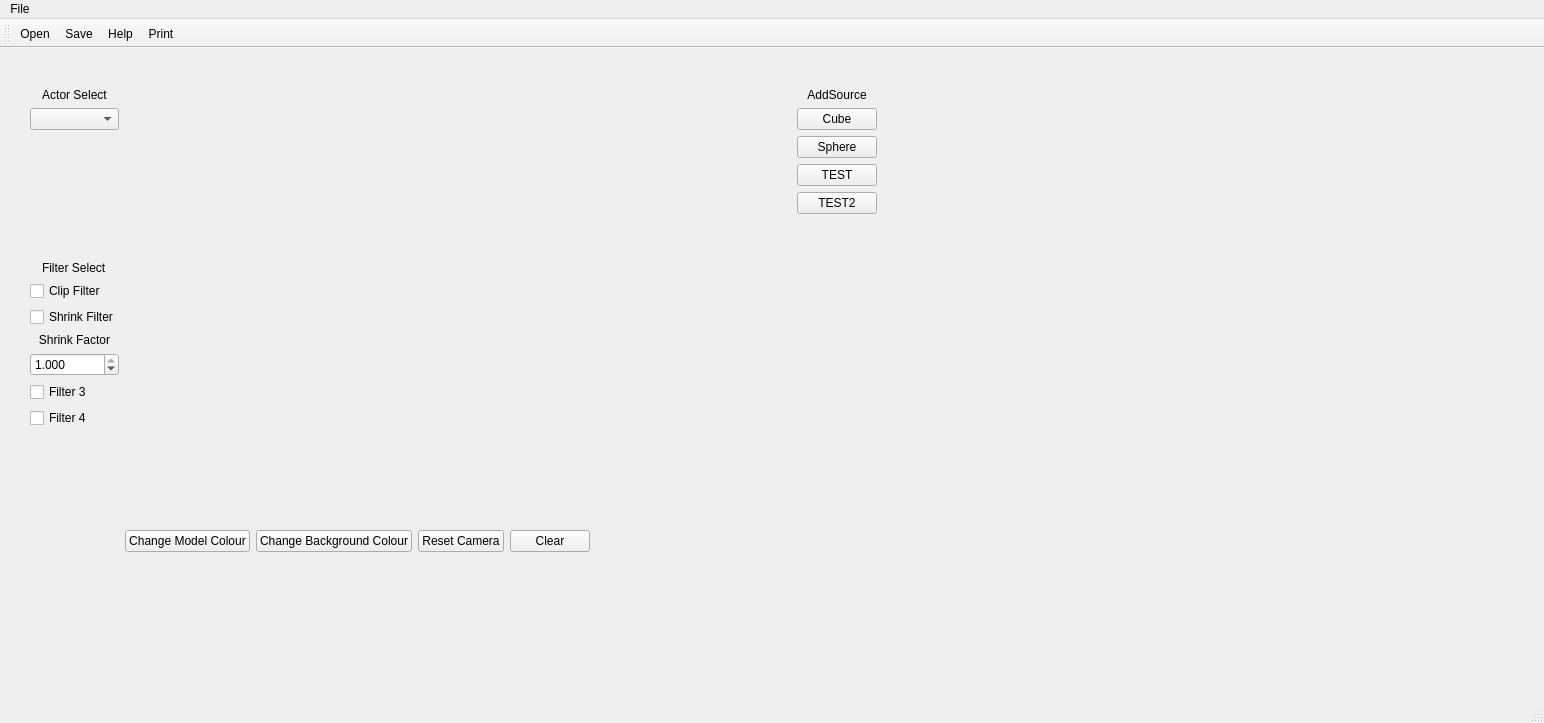
<?xml version="1.0" encoding="UTF-8"?>
<ui version="4.0">
 <class>MainWindow</class>
 <widget class="QMainWindow" name="MainWindow">
  <property name="geometry">
   <rect>
    <x>0</x>
    <y>0</y>
    <width>1544</width>
    <height>723</height>
   </rect>
  </property>
  <property name="windowTitle">
   <string>MainWindow</string>
  </property>
  <widget class="QWidget" name="centralwidget">
   <widget class="QWidget" name="horizontalLayoutWidget">
    <property name="geometry">
     <rect>
      <x>30</x>
      <y>40</y>
      <width>847</width>
      <height>464</height>
     </rect>
    </property>
    <layout class="QHBoxLayout" name="horizontalLayout_10">
     <item>
      <layout class="QVBoxLayout" name="verticalLayout_2">
       <item>
        <widget class="QLabel" name="Lbl_Actor">
         <property name="text">
          <string>Actor Select</string>
         </property>
         <property name="textFormat">
          <enum>Qt::AutoText</enum>
         </property>
         <property name="alignment">
          <set>Qt::AlignCenter</set>
         </property>
        </widget>
       </item>
       <item>
        <widget class="QComboBox" name="comboBox_Actors">
         <property name="modelColumn">
          <number>0</number>
         </property>
        </widget>
       </item>
       <item>
        <spacer name="verticalSpacer_2">
         <property name="orientation">
          <enum>Qt::Vertical</enum>
         </property>
         <property name="sizeHint" stdset="0">
          <size>
           <width>20</width>
           <height>40</height>
          </size>
         </property>
        </spacer>
       </item>
       <item alignment="Qt::AlignHCenter">
        <widget class="QLabel" name="Lbl_Filter">
         <property name="text">
          <string>Filter Select</string>
         </property>
        </widget>
       </item>
       <item>
        <widget class="QCheckBox" name="checkBox_Clip">
         <property name="text">
          <string>Clip Filter</string>
         </property>
        </widget>
       </item>
       <item>
        <widget class="QCheckBox" name="checkBox_Shrink">
         <property name="text">
          <string>Shrink Filter</string>
         </property>
        </widget>
       </item>
       <item>
        <widget class="QLabel" name="Lbl_Shrink_Filter">
         <property name="text">
          <string>Shrink Factor</string>
         </property>
         <property name="alignment">
          <set>Qt::AlignCenter</set>
         </property>
        </widget>
       </item>
       <item>
        <widget class="QDoubleSpinBox" name="doubleSpinBox">
         <property name="decimals">
          <number>3</number>
         </property>
         <property name="minimum">
          <double>0.000000000000000</double>
         </property>
         <property name="maximum">
          <double>1.000000000000000</double>
         </property>
         <property name="singleStep">
          <double>0.100000000000000</double>
         </property>
         <property name="value">
          <double>1.000000000000000</double>
         </property>
        </widget>
       </item>
       <item>
        <widget class="QCheckBox" name="checkBox_Filter3">
         <property name="text">
          <string>Filter 3</string>
         </property>
        </widget>
       </item>
       <item>
        <widget class="QCheckBox" name="checkBox_2_Filter4">
         <property name="text">
          <string>Filter 4</string>
         </property>
        </widget>
       </item>
       <item>
        <spacer name="verticalSpacer">
         <property name="orientation">
          <enum>Qt::Vertical</enum>
         </property>
         <property name="sizeHint" stdset="0">
          <size>
           <width>20</width>
           <height>40</height>
          </size>
         </property>
        </spacer>
       </item>
      </layout>
     </item>
     <item>
      <layout class="QVBoxLayout" name="verticalLayout">
       <item>
        <widget class="QVTKOpenGLWidget" name="qvtkWidget" native="true">
         <property name="minimumSize">
          <size>
           <width>600</width>
           <height>400</height>
          </size>
         </property>
        </widget>
       </item>
       <item>
        <layout class="QHBoxLayout" name="horizontalLayout">
         <item>
          <widget class="QPushButton" name="Btn_Model_Colour">
           <property name="text">
            <string>Change Model Colour</string>
           </property>
          </widget>
         </item>
         <item>
          <widget class="QPushButton" name="Btn_Change_Background">
           <property name="text">
            <string>Change Background Colour</string>
           </property>
          </widget>
         </item>
         <item>
          <widget class="QPushButton" name="Btn_Camera_Reset">
           <property name="text">
            <string>Reset Camera</string>
           </property>
          </widget>
         </item>
         <item>
          <widget class="QPushButton" name="Btn_Clear">
           <property name="text">
            <string>Clear</string>
           </property>
          </widget>
         </item>
         <item>
          <spacer name="horizontalSpacer">
           <property name="orientation">
            <enum>Qt::Horizontal</enum>
           </property>
           <property name="sizeHint" stdset="0">
            <size>
             <width>40</width>
             <height>20</height>
            </size>
           </property>
          </spacer>
         </item>
        </layout>
       </item>
      </layout>
     </item>
     <item>
      <layout class="QVBoxLayout" name="verticalLayout_5">
       <property name="sizeConstraint">
        <enum>QLayout::SetDefaultConstraint</enum>
       </property>
       <property name="leftMargin">
        <number>0</number>
       </property>
       <item>
        <widget class="QLabel" name="Lbl_AddSource">
         <property name="text">
          <string>AddSource</string>
         </property>
         <property name="alignment">
          <set>Qt::AlignCenter</set>
         </property>
        </widget>
       </item>
       <item>
        <widget class="QPushButton" name="Btn_Cube">
         <property name="text">
          <string>Cube</string>
         </property>
        </widget>
       </item>
       <item>
        <widget class="QPushButton" name="Btn_Sphere">
         <property name="text">
          <string>Sphere</string>
         </property>
        </widget>
       </item>
       <item>
        <widget class="QPushButton" name="Btn_Test">
         <property name="text">
          <string>TEST</string>
         </property>
        </widget>
       </item>
       <item>
        <widget class="QPushButton" name="Btn_Test2">
         <property name="text">
          <string>TEST2</string>
         </property>
        </widget>
       </item>
       <item>
        <spacer name="verticalSpacer_6">
         <property name="orientation">
          <enum>Qt::Vertical</enum>
         </property>
         <property name="sizeHint" stdset="0">
          <size>
           <width>20</width>
           <height>40</height>
          </size>
         </property>
        </spacer>
       </item>
      </layout>
     </item>
    </layout>
   </widget>
  </widget>
  <widget class="QMenuBar" name="menubar">
   <property name="geometry">
    <rect>
     <x>0</x>
     <y>0</y>
     <width>1544</width>
     <height>26</height>
    </rect>
   </property>
   <widget class="QMenu" name="menuFile">
    <property name="title">
     <string>File</string>
    </property>
    <addaction name="actionFileOpen"/>
    <addaction name="actionFileSave"/>
   </widget>
   <addaction name="menuFile"/>
  </widget>
  <widget class="QStatusBar" name="statusbar"/>
  <widget class="QToolBar" name="toolBar">
   <property name="windowTitle">
    <string>toolBar</string>
   </property>
   <attribute name="toolBarArea">
    <enum>TopToolBarArea</enum>
   </attribute>
   <attribute name="toolBarBreak">
    <bool>false</bool>
   </attribute>
   <addaction name="actionFileOpen"/>
   <addaction name="actionFileSave"/>
   <addaction name="actionHelp"/>
   <addaction name="actionPrint"/>
  </widget>
  <action name="actionFileOpen">
   <property name="icon">
    <iconset resource="Icons/icons.qrc">
     <normaloff>:/Icons/fileopen.png</normaloff>:/Icons/fileopen.png</iconset>
   </property>
   <property name="text">
    <string>Open</string>
   </property>
  </action>
  <action name="actionFileSave">
   <property name="icon">
    <iconset resource="Icons/icons.qrc">
     <normaloff>:/Icons/filesave.png</normaloff>:/Icons/filesave.png</iconset>
   </property>
   <property name="text">
    <string>Save</string>
   </property>
  </action>
  <action name="actionHelp">
   <property name="icon">
    <iconset resource="Icons/icons.qrc">
     <normaloff>:/Icons/help.png</normaloff>:/Icons/help.png</iconset>
   </property>
   <property name="text">
    <string>Help</string>
   </property>
  </action>
  <action name="actionPrint">
   <property name="icon">
    <iconset resource="Icons/icons.qrc">
     <normaloff>:/Icons/print.png</normaloff>:/Icons/print.png</iconset>
   </property>
   <property name="text">
    <string>Print</string>
   </property>
  </action>
 </widget>
 <customwidgets>
  <customwidget>
   <class>QVTKOpenGLWidget</class>
   <extends>QWidget</extends>
   <header>QVTKOpenGLWidget.h</header>
  </customwidget>
 </customwidgets>
 <resources>
  <include location="Icons/icons.qrc"/>
 </resources>
 <connections/>
</ui>
